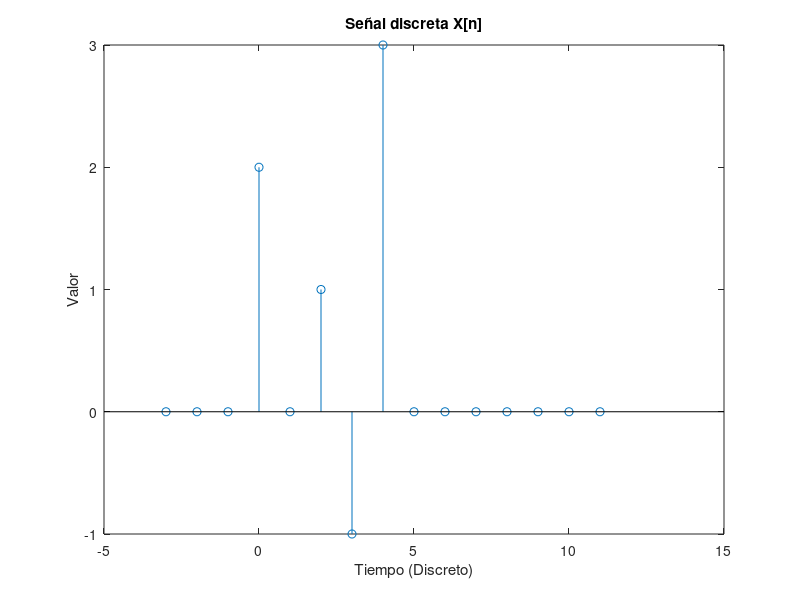
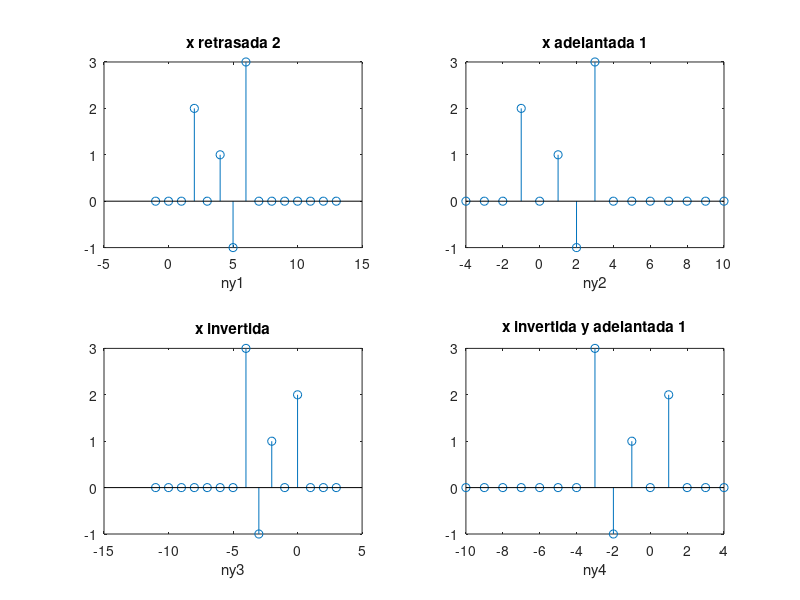

Write the MATLAB code that produced these figures, in order.
%% Ejercicio 7: transformaciones de la variable independiente

nx=[-3:11]
x=[zeros(1, 3) 2 0 1 -1 3 zeros(1,7)]

figure;
stem(nx, x);
title('Señal discreta X[n]');
xlabel('Tiempo (Discreto)');
ylabel('Valor');

figure;
subplot(2,2,1);
y1=x;
ny1=nx+2;
stem(ny1,y1);
title('x retrasada 2');
xlabel('ny1');

subplot(2,2,2);
y2=x;
ny2=nx-1;
stem(ny2,y2);
title('x adelantada 1');
xlabel('ny2');

subplot(2,2,3);
y3=x
ny3=-nx
%ny3=fliplr(x)
stem(ny3,y3);
title('x invertida');
xlabel('ny3');

subplot(2,2,4);
y4=x
ny4=-nx+1
stem(ny4,y4);
title('x invertida y adelantada 1');
xlabel('ny4');
%ny3=fliplr(nx) - 8

